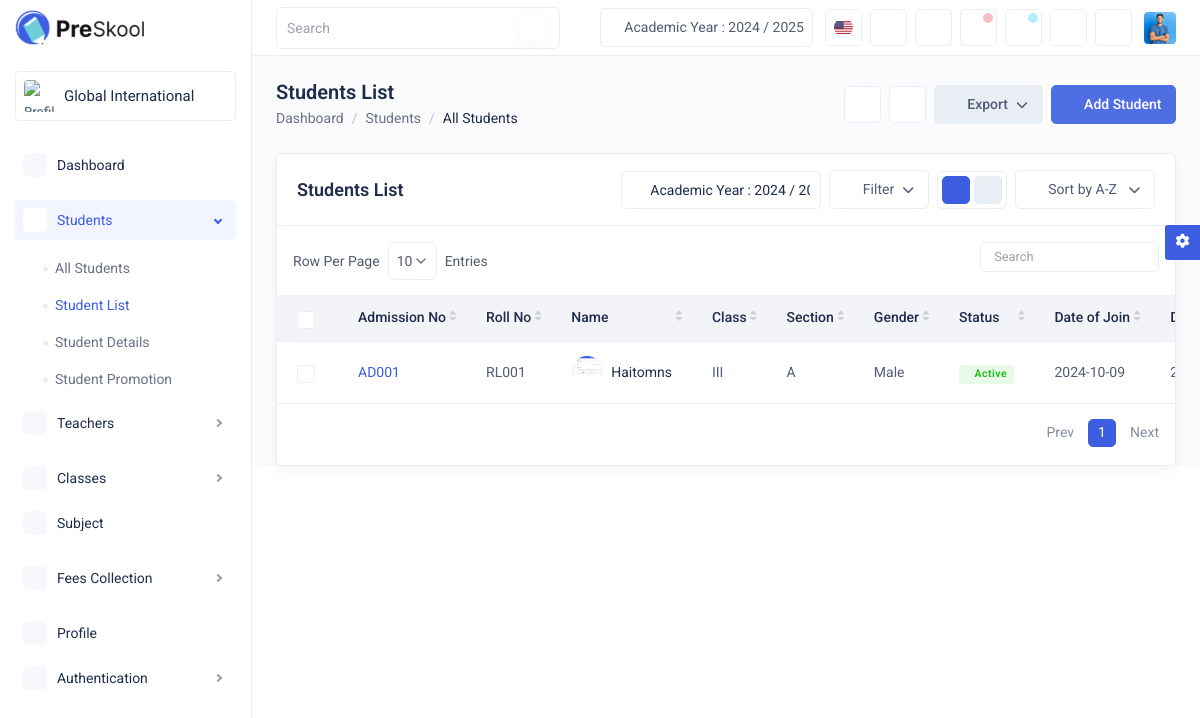
Page /students.php on the committed database.
### tables this page shows
CREATE TABLE IF NOT EXISTS `addstudent` (
  `ID` int NOT NULL AUTO_INCREMENT,
  `imageOfStudent` varchar(225) NOT NULL,
  `academicYear` varchar(25) NOT NULL,
  `admissionNumber` varchar(50) NOT NULL,
  `admissionDate` date NOT NULL,
  `rollNumber` varchar(30) NOT NULL,
  `studentStatus` varchar(10) NOT NULL,
  `fnameOfStudent` varchar(50) NOT NULL,
  `lnameOfStudent` varchar(50) NOT NULL,
  `class` varchar(10) NOT NULL,
  `section` varchar(10) NOT NULL,
  `gender` varchar(10) NOT NULL,
  `dateOfBirth` date NOT NULL,
  `bloodGroup` varchar(3) NOT NULL,
  `house` varchar(50) NOT NULL,
  `religion` varchar(50) NOT NULL,
  `category` varchar(20) NOT NULL,
  `caste` varchar(40) NOT NULL,
  `primaryContact` varchar(15) NOT NULL,
  `emailOfstudent` varchar(100) NOT NULL,
  `motherTongue` varchar(50) NOT NULL,
  `languageKnown` varchar(100) NOT NULL,
  `imageOfFather` varchar(225) NOT NULL,
  `fatherName` varchar(100) NOT NULL,
  `emailOfFather` varchar(100) NOT NULL,
  `fatherContact` varchar(15) NOT NULL,
  `fatherProfession` varchar(40) NOT NULL,
  `imageOfMother` varchar(225) NOT NULL,
  `motherName` varchar(100) NOT NULL,
  `emailOfMother` varchar(100) NOT NULL,
  `motherContact` varchar(20) NOT NULL,
  `motherProfession` varchar(40) NOT NULL,
  `guardianName` varchar(100) NOT NULL,
  `guardianRelation` varchar(30) NOT NULL,
  `guardianContact` varchar(20) NOT NULL,
  `guardianEmail` varchar(100) NOT NULL,
  `guardianOccupation` varchar(60) NOT NULL,
  `guardianAddress` varchar(60) NOT NULL,
  `imageOfGuardian` varchar(225) NOT NULL,
  `currentAddressOfStudent` varchar(60) NOT NULL,
  `permanentAddressOfStudent` varchar(60) NOT NULL,
  `districtOfStudent` varchar(30) NOT NULL,
  `provinceOfStudent` varchar(30) NOT NULL,
  `transportRoute` varchar(30) NOT NULL,
  `vehicleNumber` varchar(15) NOT NULL,
  `pickUpPoint` varchar(30) NOT NULL,
  `hostel` varchar(30) NOT NULL,
  `hostelRoomNumber` varchar(10) NOT NULL,
  `documentOfBirthCertificate` varchar(225) NOT NULL,
  `documentOfTransferCertificate` varchar(225) NOT NULL,
  `allergiesOfStudent` varchar(50) NOT NULL,
  `medicationOfStudent` varchar(60) NOT NULL,
  `previousSchoolName` varchar(100) NOT NULL,
  `previousSchoolAddress` varchar(100) NOT NULL,
  `bankName` varchar(100) NOT NULL,
  `branchOfBank` varchar(100) NOT NULL,
  `ifscNumber` varchar(40) NOT NULL,
  `otherInfo` varchar(100) NOT NULL,
  PRIMARY KEY (`ID`)
);

### students.php (the view, shortened to what the rows shown need)
<!DOCTYPE html>
<html lang="en">
<head>
    <link rel="stylesheet" href="css/bootstrap.min.css">
    <link rel="stylesheet" href="css/feather.css">
    <link rel="stylesheet" href="css/tabler-icons.css">
    <link rel="stylesheet" href="css/daterangepicker.css">
    <link rel="stylesheet" href="css/fontawesome.min.css">
    <link rel="stylesheet" href="css/all.min.css">
    <link rel="stylesheet" href="css/dataTables.bootstrap5.min.css">
    <link rel="stylesheet" href="css/select2.min.css">
    <link rel="stylesheet" href="css/bootstrap-datetimepicker.min.css">
    <link rel="stylesheet" href="css/style.css">
</head>
<body>
    <div class="main-wrapper">
        <div class="page-wrapper">
            <div class="content">
                <div class="card">
                    <div class="card-body p-0 py-3">
                        <div class="custom-datatable-filter table-responsive">
                            <table class="table datatable">
                                <thead class="thead-light">
                                    <tr>
                                        <th class="no-sort">
                                            <div class="form-check form-check-md">
                                                <input class="form-check-input" type="checkbox" id="select-all">
                                            </div>
                                        </th>
                                        <th>Admission No</th>
                                        <th>Roll No</th>
                                        <th>Name</th>
                                        <th>Class </th>
                                        <th>Section</th>
                                        <th>Gender</th>
                                        <th>Status</th>
                                        <th>Date of Join</th>
                                        <th>DOB</th>
                                    </tr>
                                </thead>
                                <tbody>
                                    <?php
                                    require_once 'php/allStudentGrid.php';
                                    foreach ($students as $student) {
                                    ?>
                                    <tr>
                                        <td>
                                            <div class="form-check form-check-md">
                                                <input class="form-check-input" type="checkbox">
                                            </div>
                                        </td>
                                        <td><a href="student-details.html" class="link-primary"><?php echo $student['admission_number']; ?></a></td>
                                        <td><?php echo $roll_number; ?></td>
                                        <td>
                                            <div class="d-flex align-items-center">
                                                <a href="student-details.html" class="avatar avatar-md"><img src="<?php echo $student['image_path']; ?>" class="img-fluid rounded-circle" alt="img"></a>
                                                <div class="ms-2">
                                                    <p class="text-dark mb-0"><a href="student-details.html"><?php echo $student['first_name']; ?></a>
                                                    </p>
                                                </div>
                                            </div>
                                        </td>
                                        <td><?php echo $student['class']; ?></td>
                                        <td><?php echo $student['section']; ?></td>
                                        <td><?php echo $student['gender']; ?></td>
                                        <td>
                                            <span class="badge badge-soft-success d-inline-flex align-items-center"><i class="ti ti-circle-filled fs-5 me-1"></i><?php echo $status; ?></span>
                                        </td>
                                        <td><?php echo $student['admission_date']; ?></td>
                                        <td><?php echo $student['dob']; ?></td>
                                    </tr>
                                    <?php } ?>
                                </tbody>
                            </table>
                        </div>
                    </div>
                </div>
            </div>
        </div>
    </div>
</body>
</html>

### rows in the picture
addstudent: admissionNumber "AD001", rollNumber "RL001", imageOfStudent (picture), fnameOfStudent "Haitomns", class "III", section "A", gender "Male", studentStatus "Active", admissionDate "2024-10-09"
